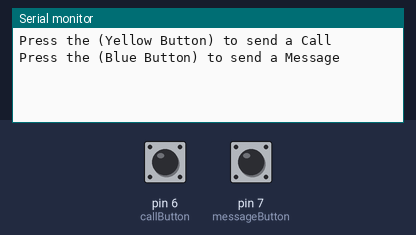
A sketch run on a simulated Arduino Uno, built with avr-gcc and run on an emulated ATmega328P. Parts: the last lines printed to the serial monitor. Inputs (shaded band) come from the test bench; at power-on: pin 6 (callButton) LOW, pin 7 (messageButton) LOW. The modem accepts every AT command (registered, SIM ready, sends succeed) and sends nothing else.

Above: at 1.2 s.
1.3 s: pin 6 (callButton) pulled HIGH for 0.15 s
At 1.64 s:
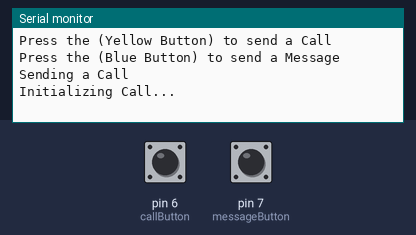
At 3.6 s:
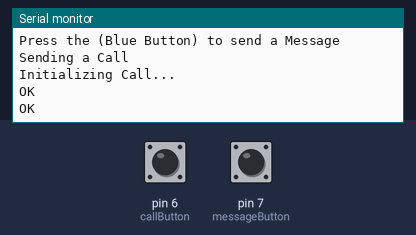

The sketch:

PAZ_GSM_Module_Sim800l_with_Button.ino
```cpp
//======================================================================================
//Filename : PAZ_GSM Module Sim800l with Button.ino
//Author : Al Francis B. Paz
//Email : afpaz@gbox.adnu.edu.ph
//Description :This project will work by pressing the yellow button calls a pre-set SIM number, while the blue button shares the exact location via a Google Maps link.
//Last modified: February 20, 2024
//======================================================================================

#include <SoftwareSerial.h>

int callButton = 6;
int messageButton = 7;
int callState = 0;
int messageState = 0;

// Create software serial object to communicate with SIM800L
SoftwareSerial mySerial(3, 2); // SIM800L Tx & Rx is connected to Arduino #3 & #2

void setup() {
  pinMode(callButton, INPUT);
  pinMode(messageButton, INPUT);
  Serial.begin(9600);
  mySerial.begin(9600);

  Serial.println("Press the (Yellow Button) to send a Call");
  Serial.println("Press the (Blue Button) to send a Message");
}

void loop() {
  callState = digitalRead(callButton);
  messageState = digitalRead(messageButton);

  if (callState == HIGH) {
    Serial.println("Sending a Call");
    sendCall();
  }
  if (messageState == HIGH) {
    Serial.println("Sending a Message");
    sendSMS();
  }

  delay(100);
}

void sendCall() {
  Serial.println("Initializing Call...");
  mySerial.println("AT");
  updateSerial();

  mySerial.println("ATD+63xxxxxxxxxx;"); // Change ZZ with country code and xxxxxxxxxxx with phone number to dial
  updateSerial();

  delay(20000); // Wait for 20 seconds...
  mySerial.println("ATH"); // Hang up
  updateSerial();
}

void sendSMS() {
  Serial.println("Initializing SMS...");
  mySerial.println("AT");
  updateSerial();

  mySerial.println("AT+CMGF=1"); // Configuring TEXT mode
  updateSerial();
  mySerial.println("AT+CMGS=\"63xxxxxxxxxx\""); // Change ZZ with country code and xxxxxxxxxxx with phone number to SMS
  updateSerial();
  mySerial.print("GPS Tracking System"); // Text content
  updateSerial();
  mySerial.write(26);
}

void updateSerial() {
  delay(500);
  while (Serial.available()) {
    mySerial.write(Serial.read()); // Forward what Serial received to Software Serial Port
  }
  while (mySerial.available()) {
    Serial.write(mySerial.read()); // Forward what Software Serial received to Serial Port
  }
}
```

Measured:
- after the input at 1.3 s, the serial monitor: prints a new line at once (image 1)
